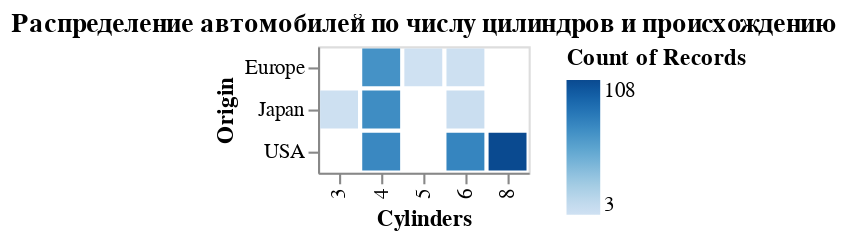

Write notebook code for a chart like this one.
### Code cell
alt.Chart(cars).mark_bar().encode(
    x='Cylinders:O',
    y='Origin:N',
    color='count():Q',
).properties(title='Распределение автомобилей по числу цилиндров и происхождению')

### Figure 1 — Vega-Lite specification as saved in the notebook (floating-point values rounded to 4 significant figures; data arrays with more than 128 entries replaced by an {"elided": "..."} marker saying what was removed)
{"config": {"view": {"continuousWidth": 300, "continuousHeight": 300}}, "data": {"name": "data-583e73726c1545c56c203344161a975c"}, "mark": {"type": "bar"}, "encoding": {"color": {"aggregate": "count", "type": "quantitative"}, "x": {"field": "Cylinders", "type": "ordinal"}, "y": {"field": "Origin", "type": "nominal"}}, "title": "Распределение автомобилей по числу цилиндров и происхождению", "$schema": "https://vega.github.io/schema/vega-lite/v5.20.1.json", "datasets": {"data-583e73726c1545c56c203344161a975c": {"elided": "406 records"}}}
